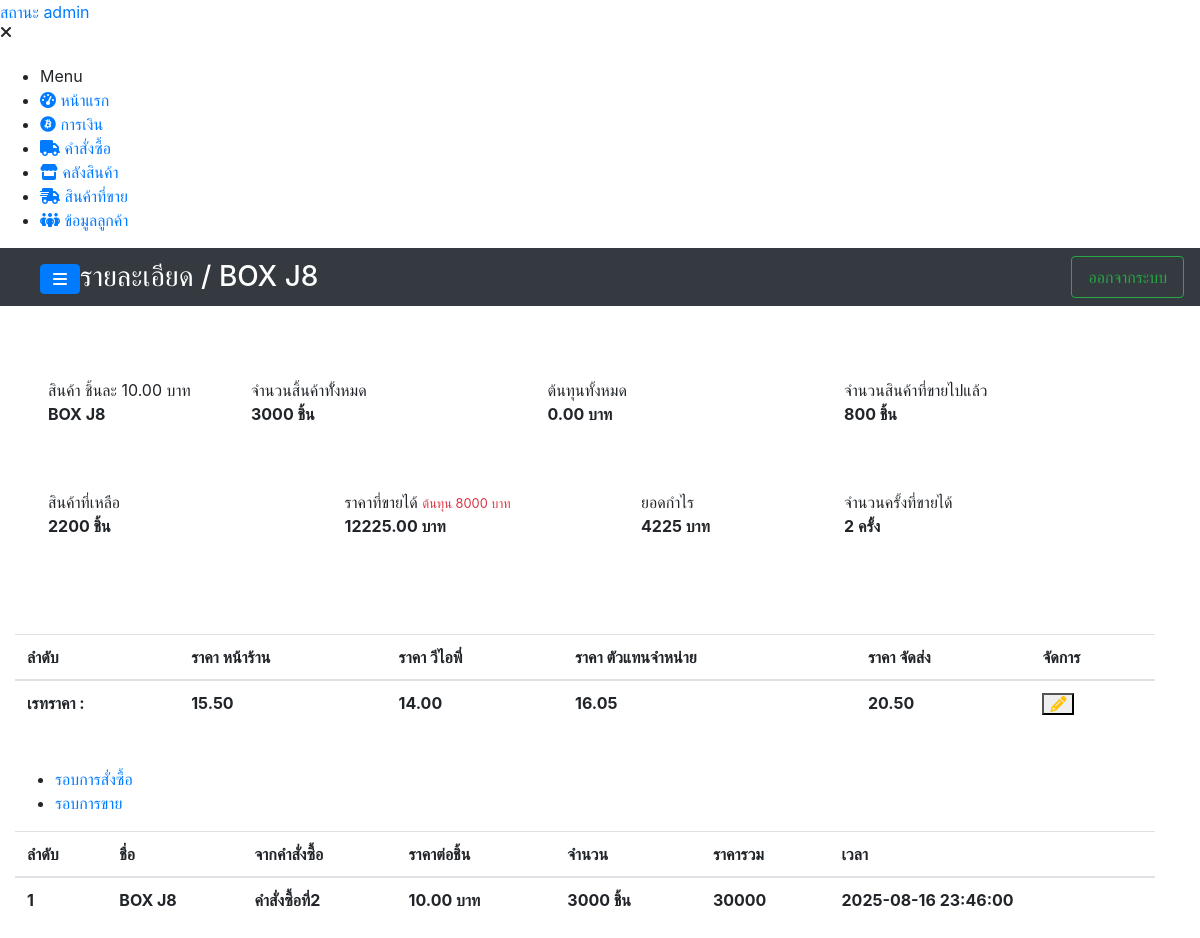
The page /system/details/detail_stock.php?product_name=BOX J8 (signed in) on the database as committed earlier.
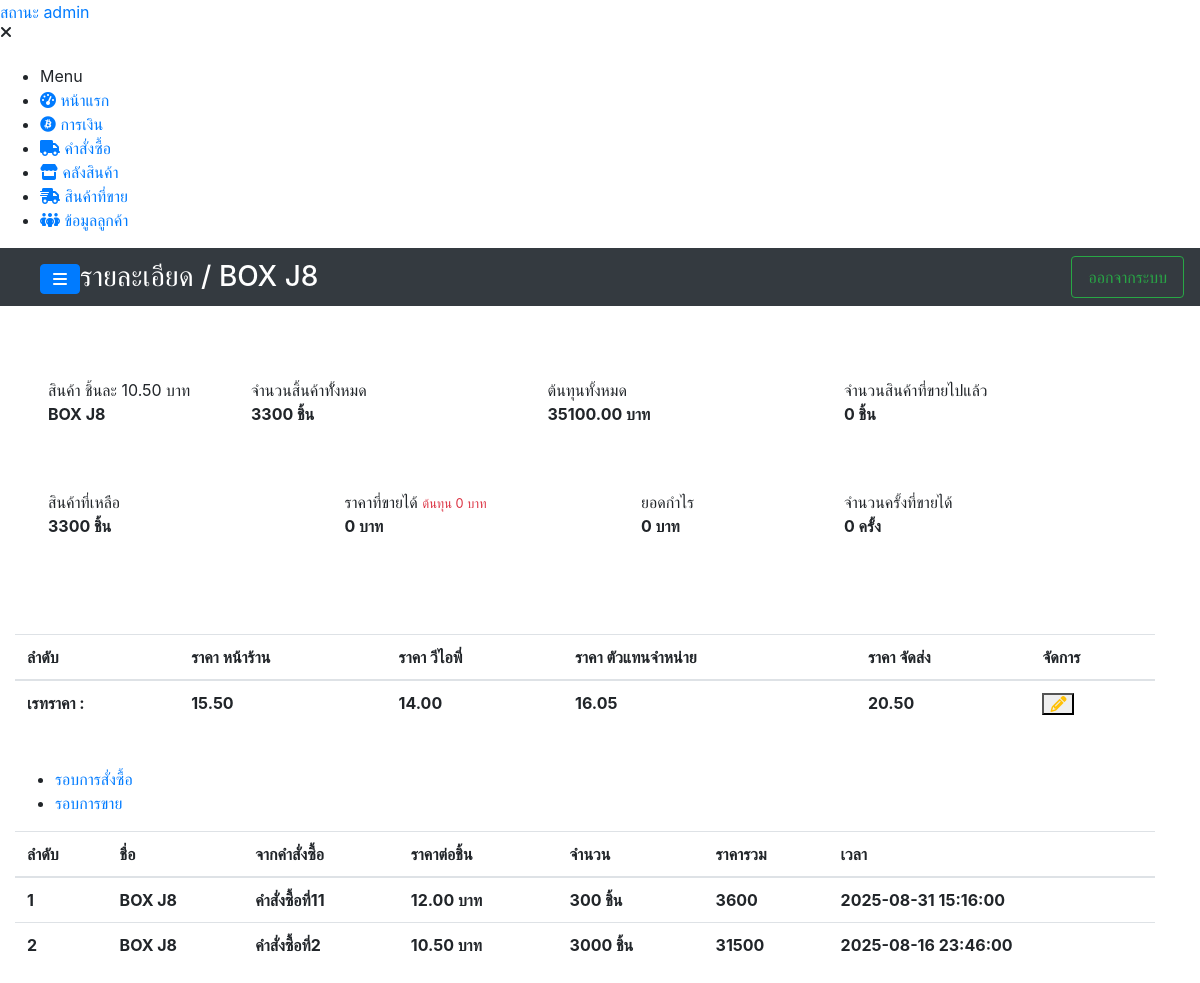
The same page on the database as committed later.
### tables this page shows
CREATE TABLE `stock_product` (
  `product_id` int(11) NOT NULL,
  `product_name` varchar(200) NOT NULL,
  `product_count` int(11) NOT NULL,
  `product_price` decimal(10,2) NOT NULL,
  `expenses` decimal(10,2) NOT NULL,
  `id_adder` int(11) NOT NULL,
  `id_order` int(11) NOT NULL,
  `create_at` datetime NOT NULL
);

CREATE TABLE `order_box` (
  `order_id` int(11) NOT NULL,
  `order_name` varchar(300) NOT NULL,
  `slip_order` varchar(200) NOT NULL,
  `totalcost_order` decimal(10,2) NOT NULL,
  `count_order` int(11) NOT NULL,
  `id_adder` int(11) NOT NULL,
  `date_time_order` datetime NOT NULL,
  `create_at` datetime NOT NULL
);

### components/component.php (the view, shortened to what the changed rows need)
<?php
function tableDetailStock($number, $product_id,$productname,$productcount,$productprice, $ordername, $datetime_order){
    $toal_all = $productprice * $productcount;
    $list_stock = "
        <form>
            <tr>
              <td class=\"font-weight-bold\">$number</td>
              <td class=\"font-weight-bold\">$productname</td>
              <td class=\"font-weight-bold\">$ordername</td>
              <td class=\"font-weight-bold\">$productprice บาท</td>
              <td class=\"font-weight-bold\">$productcount ชิ้น</td>
              <td class=\"font-weight-bold\">$toal_all</td>
              <td class=\"font-weight-bold\">$datetime_order</td>
            </tr>
        </form>
    ";
    echo $list_stock;
}
function detailStock($productname,$total_count,$total_price,$product_price, $count_sell, $income_price, $number_of_timessold){
    $remaining_products = $total_count - $count_sell;
    $cost_price = $product_price * $count_sell;
    $total_profit = $income_price - $cost_price;
    $detail = "
        <div class=\"rounded row mt-4 p-4\">
           <div class=\"col-lg-2 col-md-3 col-sm-6 col-12 m-2 p-3 bg-white info-box rounded info-box rounded\">
            <span>สินค้า ชิ้นละ $product_price บาท</span>
            <p class=\"font-weight-bold res_text\"> $productname </p>
          </div>
          <div class=\"col-lg-3 col-md-4 col-sm-6 col-12 m-2 p-3 bg-white info-box rounded\">
            <span>จำนวนสิ้นค้าทัั้งหมด</span>
                <p class=\"font-weight-bold res_text\"> $total_count ชิ้น</p>
          </div>
          <div class=\"col-lg-3 col-md-4 col-sm-6 col-12 m-2 p-3 bg-white info-box rounded\">
            <span>ต้นทุนทั้งหมด</span>
            <p class=\"font-weight-bold res_text\"> $total_price  บาท</p>
          </div>
          <div class=\"col-lg-3 col-md-4 col-sm-6 col-12 m-2 p-3 bg-white info-box rounded\">
                <span>จำนวนสินค้าที่ขายไปแล้ว</span>
                <p class=\"font-weight-bold res_text\"> $count_sell  ชิ้น</p>
          </div>
          <div class=\"col-lg-3 col-md-4 col-sm-6 col-12 m-2 p-3 bg-white info-box rounded\">
                <span>สินค้าที่เหลือ</span>
                <p class=\"font-weight-bold res_text\"> $remaining_products  ชิ้น</p>
          </div>
          <div class=\"col-lg-3 col-md-4 col-sm-6 col-12 m-2 p-3 bg-white info-box rounded\">
            <span>ราคาที่ขายได้</span>
            <small class=\"text-danger\">ต้นทุน $cost_price บาท</small>
           <p class=\"font-weight-bold res_text\"> $income_price บาท</p>
          </div>
          <div class=\"col-lg-2 col-md-3 col-sm-6 col-12 m-2 p-3 bg-white info-box rounded\">
                <span>ยอดกำไร</span>
                <p class=\"font-weight-bold res_text\">$total_profit  บาท</p>
          </div>
          <div class=\"col-lg-3 col-md-4 col-sm-6 col-12 m-2 p-3 bg-white info-box rounded\">
            <span>จำนวนครั้งที่ขายได้</span>
            <p class=\"font-weight-bold res_text\"> $number_of_timessold ครั้ง</p>
          </div>
        </div>
    ";
    echo $detail;
}
?>

### system/details/detail_stock.php (shortened to what the changed rows need)
<?php
include_once("../../backend/config.php");
include_once("../../link/link-2.php");
include_once("../../components/component.php");
$product_name = $_GET['product_name'];
?>
<!DOCTYPE html>
<html lang="en">
<head>
    <link rel="stylesheet" href="https://cdnjs.cloudflare.com/ajax/libs/uikit/3.0.0-beta.20/css/uikit.css">
    <link rel="stylesheet" href="../../assets/scripts/module/jquery.Thailand.js/jquery.Thailand.js/dist/jquery.Thailand.min.css">
    <link rel="stylesheet" href="../../assets/scss/navigationTrue-a-j.scss">
    <link rel="stylesheet" href="../../assets/scss/revenue.scss">
    <link rel="stylesheet" href="../../assets/scss/index.u.scss">
</head>
<body>
  <div class="page-wrapper chiller-theme toggled">
       <main class="page-content mt-0">
      <div class="container-fluid row">
          <div class="col-md-12">
            <?php
              $sql = "SELECT product_name, product_price,
               COUNT(*) total,SUM(expenses) AS resutl_price, SUM(product_count) AS total_count FROM stock_product WHERE product_name='$product_name' GROUP BY product_name";
               $selectStockProduct = mysqli_query($conn,$sql) or die(mysqli_error($conn));
               $acc_fetch = mysqli_fetch_assoc($selectStockProduct);
              $sql_sell = "SELECT productname,COUNT(*) AS counts, SUM(tatol_product) AS total_products, SUM(price_to_pay) AS prices FROM list_productsell WHERE productname='$product_name' GROUP BY productname";
              $quer_sell = mysqli_query($conn,$sql_sell) or die(mysqli_error($conn));
              $acc_sell = mysqli_fetch_assoc($quer_sell);
               detailStock($acc_fetch['product_name'],$acc_fetch['total_count'], $acc_fetch['resutl_price'],$acc_fetch['product_price'], $acc_sell['total_products'] ?? 0,$acc_sell['prices'] ?? 0,$acc_sell['counts'] ?? 0);
            ?>
          </div>
          <div class="col-md-12 mt-4">
                <div class="table-responsive table-responsive-data2 mt-2">
                  <table class="table table-data2 mydataTablePatron">
                    <thead>
                       <tr>
                          <th class="font-weight-bold">ลำดับ</th>
                          <th class="font-weight-bold">ราคา หน้าร้าน</th>
                          <th class="font-weight-bold">ราคา วีไอพี่</th>
                          <th class="font-weight-bold">ราคา ตัวแทนจำหน่าย</th>
                          <th class="font-weight-bold">ราคา จัดส่ง</th>
                          <th class="font-weight-bold">จัดการ</th>
                       </tr>
                    </thead>
                  </table>
                </div>
          </div>
          <div class="col-md-12 mt-4">
            <div id="tab01" class="tab-contents">
            <div class="table-responsive table-responsive-data2 mt-2">
                  <table class="table table-data2 mydataTablePatron">
                      <thead>
                          <tr>
                              <th>ลำดับ</th>
                              <th>ชื่อ</th>
                              <th>จากคำสั่งซื้อ</th>
                              <th>ราคาต่อชิ้น</th>
                              <th>จำนวน</th>
                              <th>ราคารวม</th>
                              <th>เวลา</th>
                          </tr>
                      </thead>
                      <tbody>
                          <?php
                              $get_sql = "SELECT * FROM stock_product LEFT JOIN order_box ON order_box.order_id = stock_product.id_order WHERE stock_product.product_name='$product_name' ORDER BY stock_product.create_at DESC";
                               $get_datastock = mysqli_query($conn, $get_sql) or die(mysqli_error($conn));
                                foreach($get_datastock as $key => $res){
                                    tableDetailStock(
                                        ($key+1), $res['product_id'], $res['product_name'],$res['product_count'],$res['product_price'],
                                        $res['order_name'],$res['date_time_order']
                                      );
                                }
                          ?>
                      </tbody>
                  </table>
            </div>
            </div>
          </div>
      </div>
    </main>
  </div>
</body>
</html>

Rows that differ between the two databases and show on the page:
added stock_product: number "1", product_name "BOX J8", order_box.order_name "คำสั่งซื้อที่11", product_price "12.00", product_count "300", toal_all "3600", order_box.date_time_order "2025-08-31 15:16:00"
changed stock_product "คำสั่งซื้อที่2": number "1" → "2"; product_price "10.00" → "10.50"; toal_all "30000" → "31500"
Other text that changed with them:
$product_price: "10.00" → "10.50"
$total_count: "3000" → "3300"
$total_price: "0.00" → "35100.00"
$count_sell: "800" → "0"
$remaining_products: "2200" → "3300"
$cost_price: "8000" → "0"
$income_price: "12225.00" → "0"
$total_profit: "4225" → "0"
$number_of_timessold: "2" → "0"
